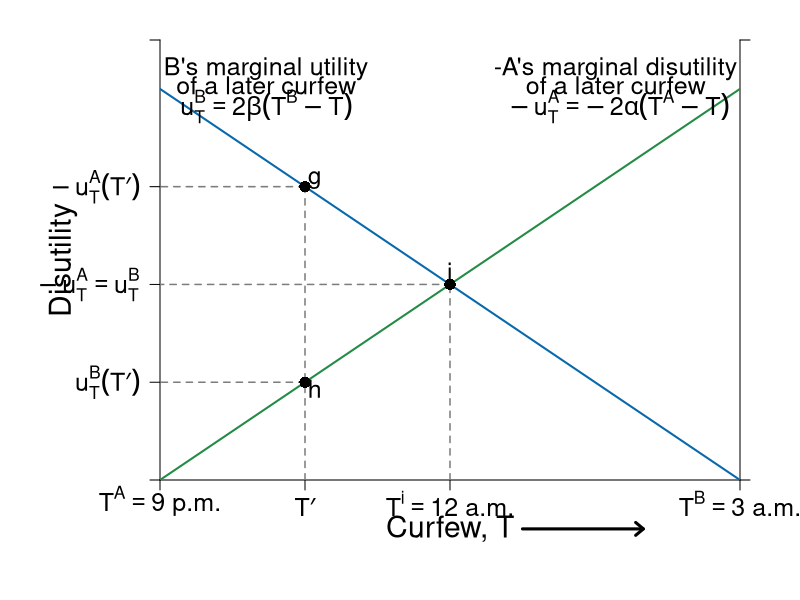

Write the R code that produced this figure.
#Graph Designer: Simon Halliday, Scott Cohn
#Authors: Bowles and Halliday
#Title: Coordination, Conflict and Competition: A Text in Microeconomics

library(shape)
pdf(file = "what_can_markets_do/curfew_bargaining_initial.pdf", width = 10, height = 8)

# Set parameters for graphics
axislabelsize <- 1.8
labelsize <- 1.5
namesize <- 1.8
annotatesize <- 1.5
graphlinewidth <- 2
segmentlinewidth <- 1.5

COL <- c("#7fc97f", "#beaed4", "#fdc086", "#ffff99", "#386cb0", "#f0027f", "#bf5b17", "#666666")
COLA <- c("#e0f3db", "#99d8c9","#66c2a4","#41ae76", "#238b45", "#005824")
COLB <- c("#c6dbef", "#4eb3d3", "#2b8cbe", "#0868ac","#084081")
COLC <- c("#fcfbfd", "#efedf5", "#dadaeb", "#bcbddc", "#9e9ac8", "#807dba", "#6a51a3", "#54278f", "#3f007d")
grays <- gray.colors(25, start = 1, end = 0, alpha = 1)

#Edited the margins to cater for the larger LHS labels
par(mar =  c(6, 8, 2, 3))

#proportion of wealth functions

MUb <- function(x, beta = 1/2, Tb = 9){
  2*beta*(Tb - x)
}

MUa <- function(x, alpha = 1/2, Ta = 3){
  -2*alpha*(Ta - x)
}


#Add limits on axes and levels of utility for each function 
ylims <- c(0, 6.75)
xlims <- c(3, 9)

npts <- 501 
x <- seq(xlims[1], xlims[2], length.out = npts)
y <- seq(ylims[1], ylims[2], length.out = npts) 

plot(0, 0, xlim = xlims, ylim = ylims, type = "n",
     xlab = expression(paste("")),
     ylab = expression(paste("")), 
     xaxt = "n", 
     yaxt = "n", 
     cex.lab = axislabelsize, 
     bty = "n", 
     xaxs = "i", 
     yaxs = "i"
)

#x and y limits with plain axes without ticks/numbers to match previous graph; y axes on both sides

ticksx <- c(3, 6, 4.5, 9)
xlabels <- c(expression(paste(T^A == 9, phantom(" "),p.*m.)), expression(paste(T^i == 12, phantom(" "),a.*m.)), expression(paste(T*minute)), expression(paste(T^B  == 3, phantom(" "),a.*m.)))
ticksy <- c(0, MUa(x = 7.5), MUa(x = 6), MUb(x = 7.5), ylims[2])

ylabels <- c(NA, expression(paste(-u[T]^A*(T*minute))), expression(paste(-u[T]^A == u[T]^B)), expression(paste(u[T]^B*(T*minute))), NA)
ticksy2 <- c(ylims[1], ylims[2])
ylabels2 <- seq(from = 0, to = ylims[2], by = 10)
axis(1, at = ticksx,  pos = 0, labels = xlabels, cex.axis = labelsize)
axis(2, at = ticksy,  pos = 3, labels = ylabels, las = 1, cex.axis = labelsize)
axis(4, at = ticksy2, pos = 9, labels = FALSE, las = 1, cex.axis = labelsize)


#Disutility polygon
#xrent <- c(3, 6, 9, 3)
#yrent <- c(MUa(3), MUa(6), MUb(9), MUa(3))
#polygon(xrent, yrent, col = COL[4], density = NULL, border = NA)


npts <- 503 
xx1 <- seq(xlims[1], xlims[2], length.out = npts)
xx2 <- seq(0, xlims[2], length.out = npts)
xx3 <- seq(xlims[1], 0, length.out = npts)
xx4 <- seq(-11, 0, length.out = npts)
xx5 <- seq(xlims[1], 0.75*xlims[2], length.out = npts)

#Axis labels and draw linear utility functions
text(6, -0.75, expression(paste("Curfew, T")), xpd = TRUE, cex = axislabelsize, srt = 0) 
#text(, side = 1, line = 2, cex = axislabelsize)
text(xlims[1] - 1, 0.5*ylims[2], expression(paste("Disutility")), xpd = TRUE, cex = axislabelsize, srt = 90) 

lines(xx1, MUb(xx1), col = COLB[4], lwd = graphlinewidth)
lines(xx1, MUa(xx1), col = COLA[5], lwd = graphlinewidth)
#lines(xx5, MUa(xx5, alpha = 3/4), col = COLA[5], lwd = segmentlinewidth, lty = 2)
#lines(xx1, MUb(xx1, beta = 1/4), col = COLB[4], lwd = segmentlinewidth, lty = 2)

#Label points on line

text(6, MUa(6) + 0.2, expression(paste(i)), cex = labelsize)
segments(6, 0, 6, MUa(6), lty = 2, col = grays[20], lwd = segmentlinewidth)
segments(0, MUa(6), 6, MUa(6), lty = 2, col = grays[20], lwd = segmentlinewidth)
points(6, MUa(6), pch = 16, col = "black", cex = 1.5)

text(4.5 + 0.1, MUa(7.5) + 0.1, expression(paste(g)), cex = labelsize)
segments(4.5, MUb(7.5), 0, MUb(7.5), lty = 2, col = grays[20], lwd = segmentlinewidth)
segments(4.5, MUa(7.5), 0, MUa(7.5), lty = 2, col = grays[20], lwd = segmentlinewidth)
segments(4.5, 0, 4.5, MUa(7.5), lty = 2, col = grays[20], lwd = segmentlinewidth)
points(4.5, MUb(7.5), pch = 16, col = "black", cex = 1.5)

text(4.5 + 0.1, MUb(7.5) - 0.1, expression(paste(h)), cex = labelsize)
points(4.5, MUa(7.5), pch = 16, col = "black", cex = 1.5)

# text(4.5, MUb(4.5, beta = 1/4)  + 0.2, expression(paste(j)), cex = labelsize)
# points(4.5, MUa(4.5, alpha = 3/4), pch = 16, col = "black", cex = 1.5)


#Label relevant points on axes

#text(20, -.9, expression(paste("x*")), xpd = TRUE, cex = labelsize)
#text(33, -.9, expression(paste("a"[x])), xpd = TRUE, cex = labelsize)

#text(-2, 33, expression(paste(-u[x]^B*(x*minute))),  xpd = TRUE, cex = labelsize)
#text(-2, 7, expression(paste(u[x]^A*(x*minute))),  xpd = TRUE, cex = labelsize)

text(4.1, 6.3, expression(paste("B's marginal utility")), xpd = TRUE, cex = labelsize)
text(4.1, 6.05, expression(paste("of a later curfew")), xpd = TRUE, cex = labelsize)
text(4.1, 5.73, expression(paste(u[T]^B == 2*beta*(T^B - T))), xpd = TRUE, cex = labelsize)
#text(4, 5.5, expression(paste(beta == frac(1,2))), xpd = TRUE, cex = labelsize)
#text(3.8, 2.2, expression(paste(beta == frac(1,4))), xpd = TRUE, cex = labelsize)


text(7.75, 6.3, expression(paste("-A's marginal disutility ")),  xpd = TRUE, cex = labelsize)
text(7.75, 6.05, expression(paste("of a later curfew ")),  xpd = TRUE, cex = labelsize)
text(7.75, 5.73, expression(paste(-u[T]^A == -2*alpha*(T^A - T))),  xpd = TRUE, cex = labelsize)
#text(7.75, 5.5, expression(paste(alpha == frac(1,2))), xpd = TRUE, cex = labelsize)
#text(6.9, 5.5, expression(paste(alpha == frac(3,4))), xpd = TRUE, cex = labelsize)

#Axis arrow
arrows(6.75, -0.75, 8, -0.75, xpd = TRUE, length=0.1,angle=40,lwd=3)


dev.off()
